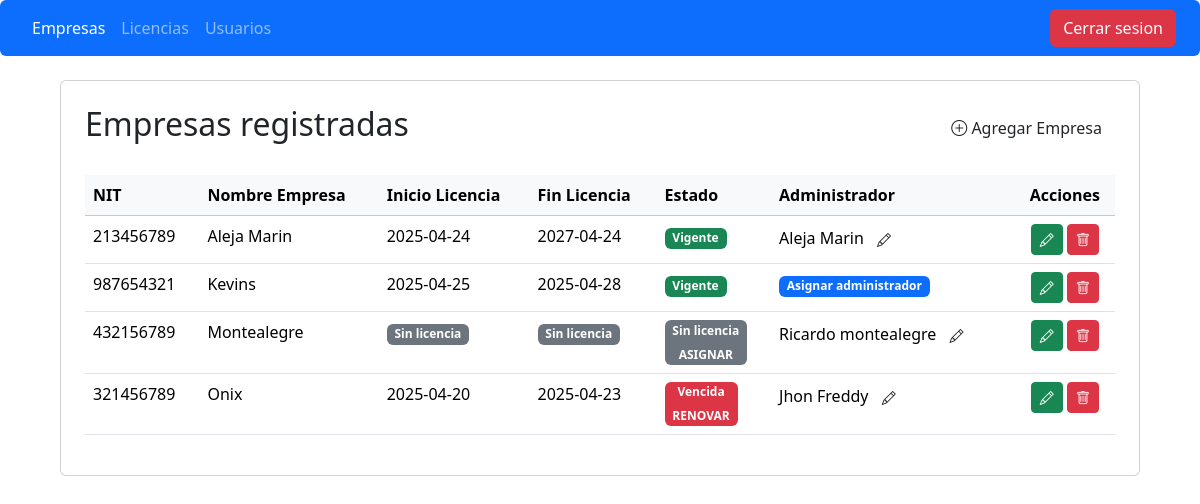
Screenshot of /superadmin/index.php (signed in) with the database file from the repository.
### tables this page shows
CREATE TABLE `usuario` (
  `documento` int(11) NOT NULL,
  `nombre` varchar(50) NOT NULL,
  `email` varchar(50) NOT NULL,
  `password` varchar(500) NOT NULL,
  `Id_rol` int(11) NOT NULL,
  `id_empresa` int(11) NOT NULL
);

CREATE TABLE `empresa` (
  `id_empresa` int(11) NOT NULL,
  `nombre_empresa` varchar(50) NOT NULL
);

### superadmin/index.php (the view, shortened to what this page needs)
<?php
$conex = new Database;
$con = $conex->conectar();
$sql = $con->prepare("SELECT e.id_empresa, e.nombre_empresa, licencia_reciente.fecha_ini, licencia_reciente.fecha_fin, admin.documento, admin.nombre
    FROM empresa e
    LEFT JOIN (SELECT lic.* FROM licencia lic
    INNER JOIN (SELECT id_empresa, MAX(fecha_fin) as fecha_vencimiento_maxima FROM licencia
    GROUP BY id_empresa) fechas_max ON lic.id_empresa = fechas_max.id_empresa AND lic.fecha_fin = fechas_max.fecha_vencimiento_maxima) licencia_reciente ON e.id_empresa = licencia_reciente.id_empresa
    LEFT JOIN (SELECT * FROM usuario usuario_admin WHERE usuario_admin.Id_rol = 1
    GROUP BY usuario_admin.id_empresa) admin ON e.id_empresa = admin.id_empresa
    ORDER BY e.nombre_empresa ASC");
$sql->execute();
$empresas = $sql->fetchAll(PDO::FETCH_ASSOC);
?>
<!DOCTYPE html>
<html lang="en">
<head>
    <link href="https://cdn.jsdelivr.net/npm/bootstrap@5.3.2/dist/css/bootstrap.min.css" rel="stylesheet">
    <link rel="stylesheet" href="https://cdn.jsdelivr.net/npm/bootstrap-icons@1.11.1/font/bootstrap-icons.css">
</head>
<body class="container-fluid">
    <nav class="navbar navbar-expand-lg navbar-dark bg-primary mb-4 rounded">
        <div class="container-fluid">
            <div class="collapse navbar-collapse" id="navbarNav">
                <ul class="navbar-nav ms-4 me-auto">
                    <li class="nav-item">
                        <a class="nav-link active" href="index.php">Empresas</a>
                    </li>
                    <li class="nav-item">
                        <a class="nav-link" href="licencias.php">Licencias</a>
                    </li>
                    <li class="nav-item">
                        <a class="nav-link" href="usuarios.php">Usuarios</a>
                    </li>
                </ul>
                <div class="d-flex">
                    <a href="../include/exit.php" class="btn btn-danger me-4">Cerrar sesion</a>
                </div>
            </div>
        </div>
    </nav>
    <section class="card p-4 mx-auto" style="max-width: 90%;">
        <div class="d-flex justify-content-between align-items-center mb-4">
            <h2>Empresas registradas</h2>
            <a href="agg_empresa.php" class="btn "><i class="bi bi-plus-circle"></i> Agregar Empresa</a>
        </div>
        <table class="table table-hover">
            <thead class="table-light">
                <tr>
                    <th>NIT</th>
                    <th>Nombre Empresa</th>
                    <th>Inicio Licencia</th>
                    <th>Fin Licencia</th>
                    <th>Estado</th>
                    <th>Administrador</th>
                    <th class="text-center">Acciones</th>
                </tr>
            </thead>
            <tbody>
                <?php if(count($empresas) > 0): ?>
                    <?php foreach($empresas as $empresa): ?>
                        <tr>
                            <td><?php echo $empresa['id_empresa']; ?></td>
                            <td><?php echo $empresa['nombre_empresa']; ?></td>
                            <td><?php echo $empresa['fecha_ini'] ? $empresa['fecha_ini'] : '<span class="badge bg-secondary">Sin licencia</span>'; ?></td>
                            <td><?php echo $empresa['fecha_fin'] ? $empresa['fecha_fin'] : '<span class="badge bg-secondary">Sin licencia</span>'; ?></td>
                            <td><?php $fecha_actual = date('Y-m-d');
                                if(!empty($empresa['fecha_fin'])) {
                                    if($empresa['fecha_fin'] >= $fecha_actual) {
                                        echo '<span class="badge bg-success">Vigente</span>';
                                    } else {
                                        echo '<a href="asignar_licencia.php?id='.$empresa['id_empresa'].'" class="badge bg-danger" style="text-decoration:none;">Vencida<br><br>RENOVAR</a>';
                                    }
                                } else {
                                    echo '<a href="asignar_licencia.php?id='.$empresa['id_empresa'].'" class="badge bg-secondary" style="text-decoration:none;">Sin licencia <br><br>ASIGNAR</a>';
                                }?> </td>
                            <td><?php
                            if (!empty ($empresa['nombre'])) {
                                echo $empresa['nombre']; ?>
                                <a href="editar_admin.php?documento=<?php echo $empresa['documento']; ?>&&id=<?php echo $empresa['id_empresa']; ?>&&nom=<?php echo $empresa['nombre_empresa']?>" class="btn btn-sm"><i class="bi bi-pencil"></i></a>
                                <?php
                                } else {
                                ?> <a href="agg_admin.php?id=<?php echo $empresa['id_empresa']; ?>&&nom=<?php echo $empresa['nombre_empresa']?>" class="badge bg-primary" style="text-decoration: none; ">Asignar administrador</a>
                            <?php }?> </td>
                            <td class="text-center">
                                <a href="editar_empresa.php?id=<?php echo $empresa['id_empresa']; ?>" class="btn btn-sm btn-success"><i class="bi bi-pencil"></i></a>
                                <form method="POST" style="display:inline;">
                                    <button type="submit" name="eliminar" class="btn btn-sm btn-danger" onclick="return confirm('¿Esta seguro de eliminar esta empresa?')"><i class="bi bi-trash"></i></button>
                                </form>
                            </td>
                        </tr>
                    <?php endforeach; ?>
                <?php else: ?>
                    <tr>
                        <td colspan="6" class="text-center">No hay empresas registradas</td>
                    </tr>
                <?php endif; ?>
            </tbody>
        </table>
    </section>
</body>
</html>

### superadmin/index.php (style rules this page uses)
.container-fluid { padding-left: 0; padding-right: 0; }

### rows the page displays
usuario: id_empresa.id_empresa "213456789", id_empresa.nombre_empresa "Aleja Marin", fecha_ini "2025-04-24", fecha_fin "2027-04-24", shows "Vigente", nombre "Aleja Marin"
empresa: id_empresa "987654321", nombre_empresa "Kevins", fecha_ini "2025-04-25", fecha_fin "2025-04-28", shows "Vigente"
usuario: id_empresa.id_empresa "432156789", id_empresa.nombre_empresa "Montealegre", shows "Sin licencia", nombre "Ricardo montealegre"
usuario: id_empresa.id_empresa "321456789", id_empresa.nombre_empresa "Onix", fecha_ini "2025-04-20", fecha_fin "2025-04-23", nombre "Jhon Freddy"
